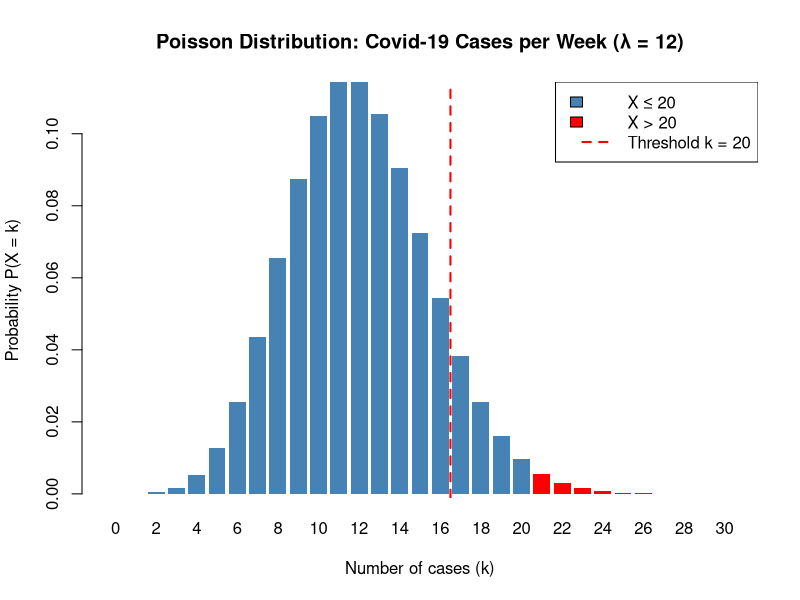

Reproduce this figure in R.



## COVID-19 PROBABILITY — POISSON DISTRIBUTION
#
#        P(X>k) = 1 - Σ_{i=0}^{k} (λ^i * e^{-λ}) / i!
#        P(X>k two weeks in a row) = [P(X>k)]², 
# where
#        X: random variable (number of events)
#        k: nr of events we calculate the probability for (k = 0, 1, 2, …)
#        i: summation index (i = 0, 1, 2, ..., k)
#        λ: average nr of events per time unit 
#        e: Euler's number (≈ 2.71828)
#        i!: the factorial of i

lambda <- 12  # Average number of cases per week
k <- 20 # Threshold value

# (i) Probability of more than 20 cases in a single week
p_single_week <- ppois(k, lambda = lambda, lower.tail = FALSE)

# (ii) Probability of more than 20 cases two weeks in a row
p_two_weeks <- p_single_week^2

# Display results
cat("=====================RESULTS===================\n")
cat(sprintf("Parameter λ:                        %d\n", lambda))
cat(sprintf("Threshold k:                        %d\n", k))
cat(sprintf("Expected value, E(X) = λ:           %d cases/week\n", lambda))
cat(sprintf("Variance, Var(X) = λ:               %d\n", lambda))
cat(sprintf("Standard deviation, SD(X) = sqrt(λ): %.2f\n", sqrt(lambda)))
cat("----------------------------------------\n")
cat("(i) Single week:\n")
cat(sprintf("    P(X > %d) = %.6f\n", k, p_single_week))
cat(sprintf("               ≈ %.4f%%\n", p_single_week * 100))
cat(sprintf("    P(X ≤ %d) = %.6f\n", k, 1 - p_single_week))
cat("----------------------------------------\n")
cat("(ii) Two consecutive weeks:\n")
cat(sprintf("    P(X > %d) = %.8f\n", k, p_two_weeks))
cat(sprintf("             ≈ %.6f%%\n", p_two_weeks * 100))
cat("========================================\n")

# Additional: Expected frequency
cat("\nExpected frequency:\n")
cat(sprintf("  > %d cases occurs on average once every %.1f weeks\n", k, 1/p_single_week))
cat(sprintf("  (≈ %.1f months, ≈ %.1f years)\n", 1/p_single_week/4.33, 1/p_single_week/52))

# Visualization
x_vals <- 0:30
y_vals <- dpois(x_vals, lambda = lambda)

barplot(y_vals, names.arg = x_vals,
        main = sprintf("Poisson Distribution: Covid-19 Cases per Week (λ = %d)", lambda),
        xlab = "Number of cases (k)",
        ylab = "Probability P(X = k)",
        col = ifelse(x_vals > k, "red", "steelblue"),
        border = NA)

abline(v = k + 0.5, col = "red", lwd = 2, lty = 2)

legend("topright",
       legend = c(sprintf("X ≤ %d", k), sprintf("X > %d", k), sprintf("Threshold k = %d", k)),
       fill = c("steelblue", "red", NA),
       border = c("black", "black", NA),
       lty = c(NA, NA, 2),
       lwd = c(NA, NA, 2),
       col = c(NA, NA, "red"))
